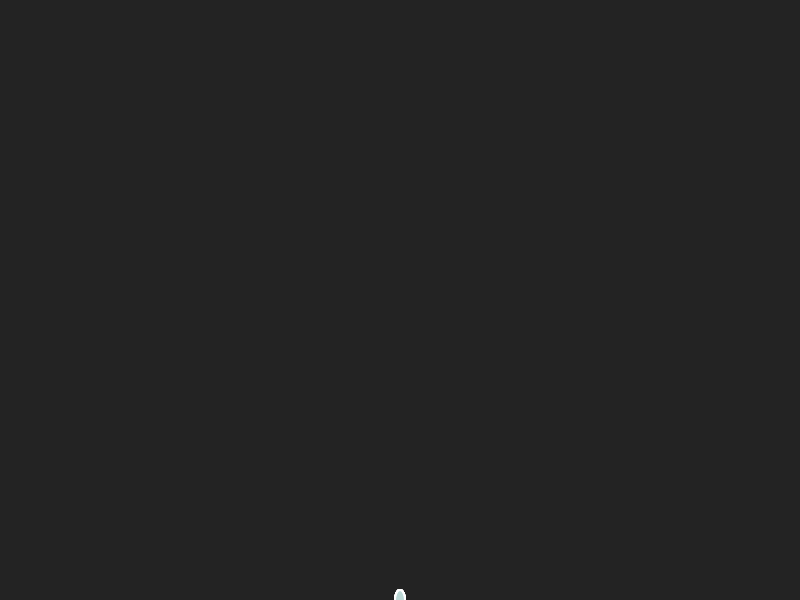
Frame 1 (no input)
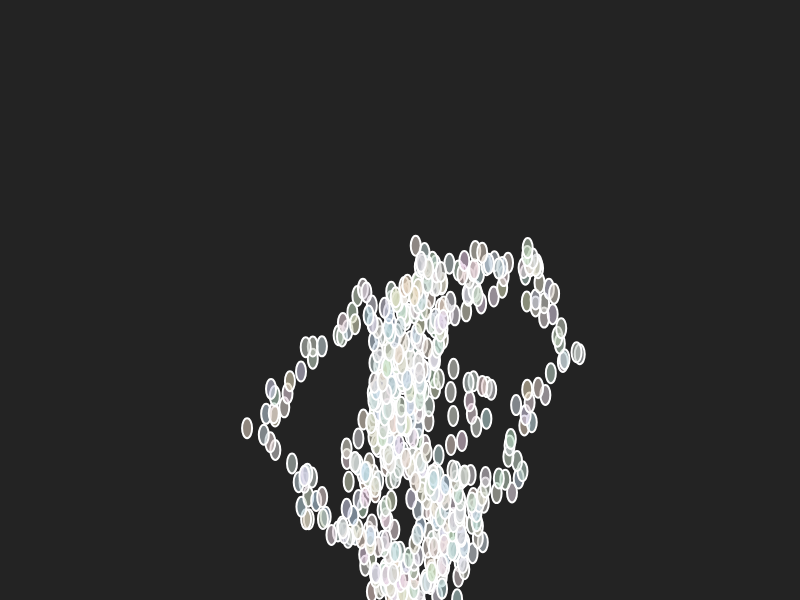
Frame 60 (no input)
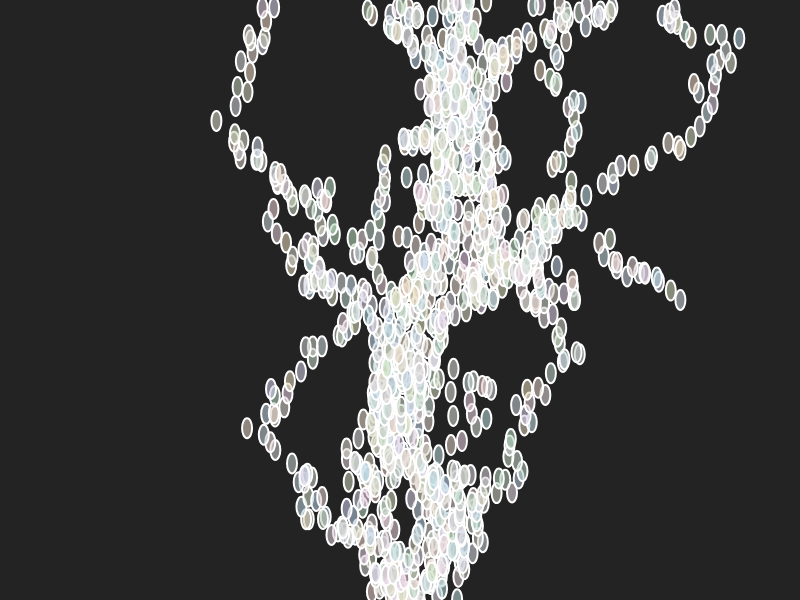
Frame 120 (the mouse pressed at the canvas centre since frame 60)

The p5.js sketch that drew these frames (run headless with seeded random() and noise() and a simulated clock; from frame 60 on, the mouse is pressed at the canvas centre):

// p5.js sketch
// ── sketch.js
function setup() {
  createCanvas(800, 600);
  background(35);
}

function draw()  {
  drawTree();
}

// Create Petal class
class Petal {
  constructor(x, y, width, height) {
      this.x = x;
      this.y = y;
      this.width = width;
      this.height = height;
  }
  // Create petal appearence
  show() {
      stroke(255);
      strokeWeight(2);
      fill(random(180, 230), random(200, 217), random(180, 230), 150); //randomize interior color of petals (to an extent)
      ellipse(this.x, this.y, this.width, this.height);
  }
  // make petals move
  move() {
      this.x = this.x + random(-20, 20);
      this.y = this.y + random(-15, 5);
      ;
      // teleport petals back to center when they go off canvas
      if (this.x > 800 || this.x < 0) {
          this.x = 400;
      }
      if (this.y < 0) {
          this.y = 300;
      }
  }
}

// Make petals! 
let petals = [];
for(let loopVar = 0; loopVar < 10; loopVar++) {
  const newpetal = new Petal(400, 600, 10, 20);
  petals.push(newpetal);
}

function drawTree() {
for (let i = 0; i < petals.length; i++) {
  petals[i].show();
  petals[i].move();
}
}

function mousePressed() {
  noLoop();
}
// ── style.css
html, body {
  margin: 0 auto;
  padding: 0;
  width: 90%;
  max-width: 1200px;
  font-family:'Gill Sans', 'Gill Sans MT', Calibri, 'Trebuchet MS', sans-serif;
  color: white;
  background-color: rgb(35, 35, 35);
}

canvas {
  display: block;
}
